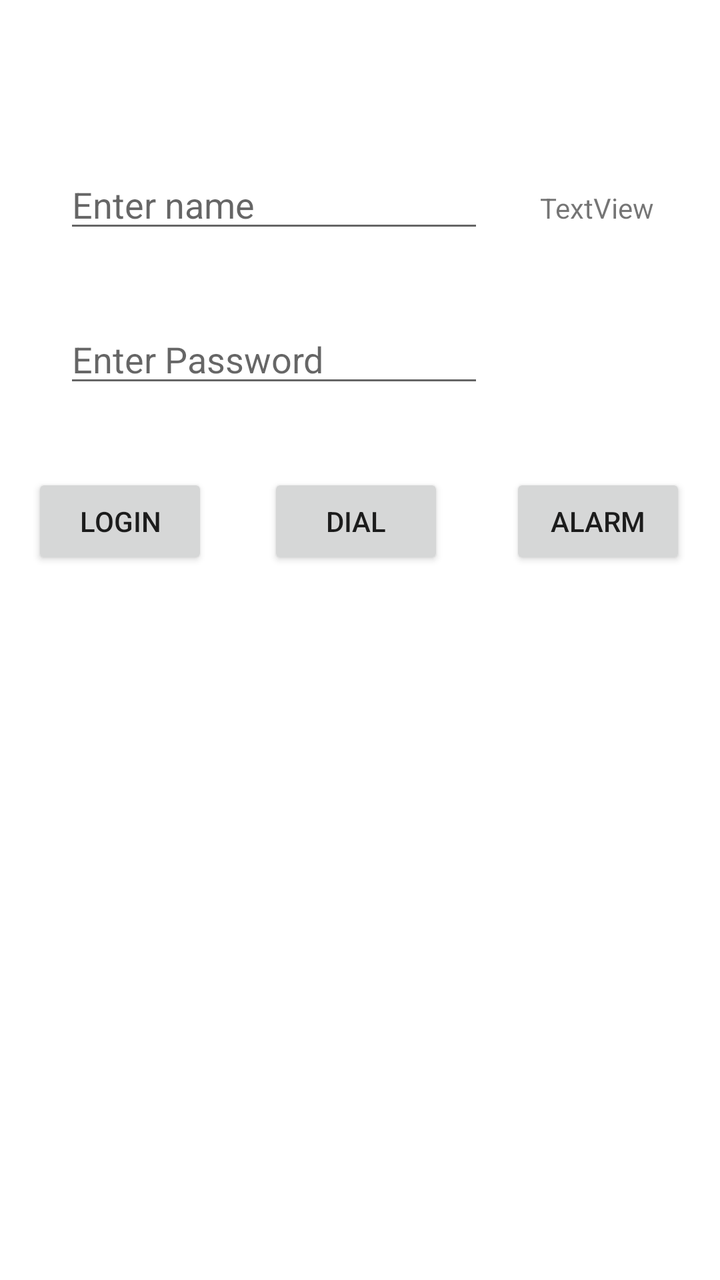
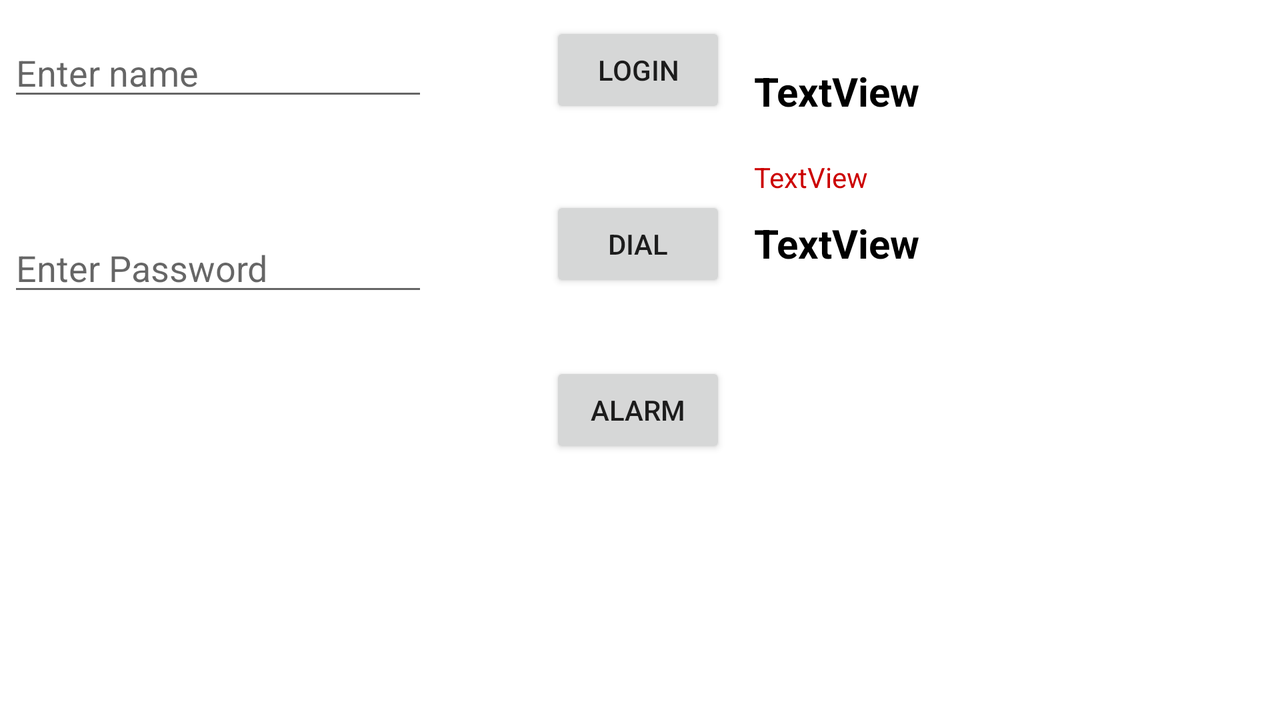

An Android layout and its configuration variant, each rendered on a device that would load it. The default file and the variant file are quoted in full after the pictures.
<!-- AndroidManifest.xml: application theme Theme.FirstProg -->
<!-- res/layout/activity_main.xml -->
<?xml version="1.0" encoding="utf-8"?>
<androidx.constraintlayout.widget.ConstraintLayout xmlns:android="http://schemas.android.com/apk/res/android"
    xmlns:app="http://schemas.android.com/apk/res-auto"
    xmlns:tools="http://schemas.android.com/tools"
    android:layout_width="match_parent"
    android:layout_height="match_parent"
    tools:context=".MainActivity">


    <EditText
        android:id="@+id/editTextTextPersonName"
        android:layout_width="wrap_content"
        android:layout_height="wrap_content"
        android:layout_marginTop="80dp"
        android:layout_marginEnd="28dp"
        android:ems="10"
        android:hint="Enter name"
        android:inputType="textPersonName"
        app:layout_constraintEnd_toStartOf="@+id/tvMain"
        app:layout_constraintTop_toTopOf="parent" />

    <EditText
        android:id="@+id/editTextTextPassword2"
        android:layout_width="wrap_content"
        android:layout_height="wrap_content"
        android:layout_marginTop="36dp"
        android:ems="10"
        android:hint="Enter Password"
        android:inputType="text"
        app:layout_constraintStart_toStartOf="@+id/editTextTextPersonName"
        app:layout_constraintTop_toBottomOf="@+id/editTextTextPersonName" />

    <Button
        android:id="@+id/btnLogin"
        android:layout_width="wrap_content"
        android:layout_height="wrap_content"
        android:layout_marginStart="16dp"
        android:onClick="clickHandler"
        android:text="Login"
        app:layout_constraintBaseline_toBaselineOf="@+id/btnDial"
        app:layout_constraintStart_toStartOf="parent" />

    <Button
        android:id="@+id/btnDial"
        android:layout_width="wrap_content"
        android:layout_height="wrap_content"
        android:layout_marginStart="30dp"
        android:onClick="clickHandler"
        android:text="Dial"
        app:layout_constraintStart_toEndOf="@+id/btnLogin"
        app:layout_constraintTop_toTopOf="@+id/btnAlarm" />

    <Button
        android:id="@+id/btnAlarm"
        android:layout_width="wrap_content"
        android:layout_height="wrap_content"
        android:layout_marginStart="33dp"
        android:layout_marginTop="38dp"
        android:onClick="clickHandler"
        android:text="Alarm"
        app:layout_constraintStart_toEndOf="@+id/btnDial"
        app:layout_constraintTop_toBottomOf="@+id/editTextTextPassword2" />

    <TextView
        android:id="@+id/tvMain"
        android:layout_width="wrap_content"
        android:layout_height="wrap_content"
        android:layout_marginEnd="33dp"
        android:text="TextView"
        app:layout_constraintBaseline_toBaselineOf="@+id/editTextTextPersonName"
        app:layout_constraintEnd_toEndOf="parent" />

    <ImageView
        android:id="@+id/imageView"
        android:layout_width="wrap_content"
        android:layout_height="wrap_content"
        android:layout_marginTop="19dp"
        android:layout_marginEnd="16dp"
        app:layout_constraintEnd_toEndOf="@+id/btnAlarm"
        android:onClick="ClickHandler"
        app:layout_constraintTop_toBottomOf="@+id/btnAlarm"
        app:srcCompat="@drawable/ic_baseline_school_24"
        tools:ignore="OnClick" />

</androidx.constraintlayout.widget.ConstraintLayout>
<!-- resources referenced by this layout -->
<resources>
  <style name="Theme.FirstProg" parent="Theme.MaterialComponents.DayNight.DarkActionBar">
          
          <item name="colorPrimary">@color/purple_500</item>
          <item name="colorPrimaryVariant">@color/purple_700</item>
          <item name="colorOnPrimary">@color/white</item>
          
          <item name="colorSecondary">@color/teal_200</item>
          <item name="colorSecondaryVariant">@color/teal_700</item>
          <item name="colorOnSecondary">@color/black</item>
          
          <item name="android:statusBarColor" tools:targetApi="l">?attr/colorPrimaryVariant</item>
          
      </style>
</resources>
<!-- res/layout-land/activity_main.xml (the author's variant of the layout above) -->
<!-- drawn on the phone turned sideways -->
<?xml version="1.0" encoding="utf-8"?>
<androidx.constraintlayout.widget.ConstraintLayout xmlns:android="http://schemas.android.com/apk/res/android"
    xmlns:app="http://schemas.android.com/apk/res-auto"
    xmlns:tools="http://schemas.android.com/tools"
    android:layout_width="match_parent"
    android:layout_height="match_parent"
    tools:context=".MainActivity">


    <EditText
        android:id="@+id/editTextTextPersonName"
        android:layout_width="wrap_content"
        android:layout_height="wrap_content"
        android:layout_marginStart="4dp"
        android:layout_marginTop="14dp"
        android:ems="10"
        android:hint="Enter name"
        android:inputType="textPersonName"
        app:layout_constraintStart_toStartOf="parent"
        app:layout_constraintTop_toTopOf="parent" />

    <EditText
        android:id="@+id/editTextTextPassword2"
        android:layout_width="wrap_content"
        android:layout_height="wrap_content"
        android:layout_marginStart="4dp"
        android:layout_marginBottom="21dp"
        android:ems="10"
        android:hint="Enter Password"
        android:inputType="textPassword"
        app:layout_constraintBottom_toTopOf="@+id/imageView"
        app:layout_constraintStart_toStartOf="parent" />

    <Button
        android:id="@+id/btnLogin"
        android:layout_width="wrap_content"
        android:layout_height="wrap_content"
        android:layout_marginStart="61dp"
        android:layout_marginTop="11dp"
        android:onClick="clickHandler"
        android:text="Login"
        app:layout_constraintStart_toEndOf="@+id/editTextTextPersonName"
        app:layout_constraintTop_toTopOf="parent" />

    <Button
        android:id="@+id/btnDial"
        android:layout_width="wrap_content"
        android:layout_height="wrap_content"
        android:layout_marginTop="39dp"
        android:onClick="clickHandler"
        android:text="Dial"
        app:layout_constraintStart_toStartOf="@+id/btnLogin"
        app:layout_constraintTop_toBottomOf="@+id/btnLogin" />

    <Button
        android:id="@+id/btnAlarm"
        android:layout_width="wrap_content"
        android:layout_height="wrap_content"
        android:layout_marginTop="35dp"
        android:onClick="clickHandler"
        android:text="Alarm"
        app:layout_constraintStart_toStartOf="@+id/btnDial"
        app:layout_constraintTop_toBottomOf="@+id/btnDial" />

    <TextView
        android:id="@+id/tvMain"
        style="@style/fontstyle"
        android:layout_width="wrap_content"
        android:layout_height="wrap_content"
        android:layout_marginTop="32dp"
        android:layout_marginEnd="180dp"
        android:text="TextView"
        app:layout_constraintEnd_toEndOf="parent"
        app:layout_constraintTop_toTopOf="parent" />

    <ImageView
        android:id="@+id/imageView"
        android:layout_width="108dp"
        android:layout_height="0dp"
        android:layout_marginTop="28dp"
        android:layout_marginEnd="51dp"
        android:layout_marginBottom="31dp"
        android:onClick="ClickHandler"
        app:layout_constraintBottom_toBottomOf="@+id/btnAlarm"
        app:layout_constraintEnd_toStartOf="@+id/btnAlarm"
        app:layout_constraintTop_toBottomOf="@+id/btnDial"
        app:srcCompat="@drawable/ic_baseline_school_24"
        tools:ignore="OnClick" />

    <TextView
        android:id="@+id/textView"
        style="@style/fontstyle"
        android:layout_width="wrap_content"
        android:layout_height="wrap_content"
        android:layout_marginTop="10dp"
        android:text="TextView"
        app:layout_constraintStart_toStartOf="@+id/textView2"
        app:layout_constraintTop_toBottomOf="@+id/textView2" />

    <TextView
        android:id="@+id/textView2"
        style="@style/fontstyle.red"
        android:layout_width="wrap_content"
        android:layout_height="wrap_content"
        android:layout_marginTop="20dp"
        android:text="TextView"
        app:layout_constraintStart_toStartOf="@+id/tvMain"
        app:layout_constraintTop_toBottomOf="@+id/tvMain" />

</androidx.constraintlayout.widget.ConstraintLayout>
<!-- resources referenced by the variant -->
<!-- as the phone turned sideways resolves them -->
<resources>
  <style name="fontstyle">
          <item name="android:textColor">#000</item>
          <item name="android:textSize">20sp</item>
          <item name="android:textStyle">bold</item>
      </style>
  <style name="fontstyle.red" parent="Theme.FirstProg">
          <item name="android:textColor">@android:color/holo_red_dark</item>
      </style>
  <style name="Theme.FirstProg" parent="Theme.MaterialComponents.DayNight.DarkActionBar">
          
          <item name="colorPrimary">@color/purple_500</item>
          <item name="colorPrimaryVariant">@color/purple_700</item>
          <item name="colorOnPrimary">@color/white</item>
          
          <item name="colorSecondary">@color/teal_200</item>
          <item name="colorSecondaryVariant">@color/teal_700</item>
          <item name="colorOnSecondary">@color/black</item>
          
          <item name="android:statusBarColor" tools:targetApi="l">?attr/colorPrimaryVariant</item>
          
      </style>
</resources>
